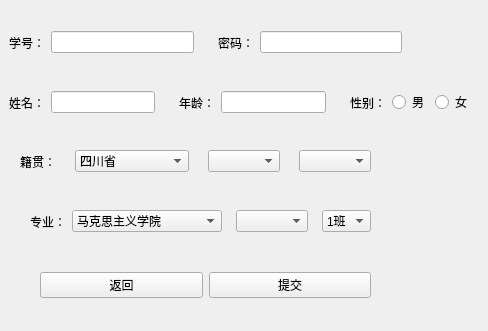
<?xml version="1.0" encoding="UTF-8"?>
<ui version="4.0">
 <class>AddStudent</class>
 <widget class="QWidget" name="AddStudent">
  <property name="geometry">
   <rect>
    <x>0</x>
    <y>0</y>
    <width>488</width>
    <height>331</height>
   </rect>
  </property>
  <property name="windowTitle">
   <string>Form</string>
  </property>
  <widget class="QWidget" name="widget_5" native="true">
   <property name="geometry">
    <rect>
     <x>20</x>
     <y>140</y>
     <width>351</width>
     <height>43</height>
    </rect>
   </property>
   <layout class="QHBoxLayout" name="horizontalLayout_5">
    <item>
     <widget class="QLabel" name="label_5">
      <property name="text">
       <string>籍贯：</string>
      </property>
     </widget>
    </item>
    <item>
     <spacer name="horizontalSpacer_3">
      <property name="orientation">
       <enum>Qt::Horizontal</enum>
      </property>
      <property name="sizeHint" stdset="0">
       <size>
        <width>40</width>
        <height>20</height>
       </size>
      </property>
     </spacer>
    </item>
    <item>
     <widget class="QComboBox" name="comboBox_province">
      <item>
       <property name="text">
        <string>四川省</string>
       </property>
      </item>
      <item>
       <property name="text">
        <string>北京市</string>
       </property>
      </item>
      <item>
       <property name="text">
        <string>上海市</string>
       </property>
      </item>
      <item>
       <property name="text">
        <string>广西壮族自治区</string>
       </property>
      </item>
      <item>
       <property name="text">
        <string>广东省</string>
       </property>
      </item>
     </widget>
    </item>
    <item>
     <spacer name="horizontalSpacer_4">
      <property name="orientation">
       <enum>Qt::Horizontal</enum>
      </property>
      <property name="sizeHint" stdset="0">
       <size>
        <width>40</width>
        <height>20</height>
       </size>
      </property>
     </spacer>
    </item>
    <item>
     <widget class="QComboBox" name="comboBox_city"/>
    </item>
    <item>
     <spacer name="horizontalSpacer_5">
      <property name="orientation">
       <enum>Qt::Horizontal</enum>
      </property>
      <property name="sizeHint" stdset="0">
       <size>
        <width>40</width>
        <height>20</height>
       </size>
      </property>
     </spacer>
    </item>
    <item>
     <widget class="QComboBox" name="comboBox_county"/>
    </item>
   </layout>
  </widget>
  <widget class="QWidget" name="widget_6" native="true">
   <property name="geometry">
    <rect>
     <x>30</x>
     <y>200</y>
     <width>341</width>
     <height>43</height>
    </rect>
   </property>
   <layout class="QHBoxLayout" name="horizontalLayout_6">
    <item>
     <widget class="QLabel" name="label_6">
      <property name="text">
       <string>专业：</string>
      </property>
     </widget>
    </item>
    <item>
     <widget class="QComboBox" name="comboBox_college">
      <item>
       <property name="text">
        <string>马克思主义学院</string>
       </property>
      </item>
      <item>
       <property name="text">
        <string>管理学院</string>
       </property>
      </item>
      <item>
       <property name="text">
        <string>计算机与软件工程学院</string>
       </property>
      </item>
      <item>
       <property name="text">
        <string>理学院</string>
       </property>
      </item>
      <item>
       <property name="text">
        <string>外国语学院</string>
       </property>
      </item>
     </widget>
    </item>
    <item>
     <spacer name="horizontalSpacer_6">
      <property name="orientation">
       <enum>Qt::Horizontal</enum>
      </property>
      <property name="sizeHint" stdset="0">
       <size>
        <width>40</width>
        <height>20</height>
       </size>
      </property>
     </spacer>
    </item>
    <item>
     <spacer name="horizontalSpacer">
      <property name="orientation">
       <enum>Qt::Horizontal</enum>
      </property>
      <property name="sizeHint" stdset="0">
       <size>
        <width>40</width>
        <height>20</height>
       </size>
      </property>
     </spacer>
    </item>
    <item>
     <widget class="QComboBox" name="comboBox_major"/>
    </item>
    <item>
     <spacer name="horizontalSpacer_2">
      <property name="orientation">
       <enum>Qt::Horizontal</enum>
      </property>
      <property name="sizeHint" stdset="0">
       <size>
        <width>40</width>
        <height>20</height>
       </size>
      </property>
     </spacer>
    </item>
    <item>
     <spacer name="horizontalSpacer_7">
      <property name="orientation">
       <enum>Qt::Horizontal</enum>
      </property>
      <property name="sizeHint" stdset="0">
       <size>
        <width>40</width>
        <height>20</height>
       </size>
      </property>
     </spacer>
    </item>
    <item>
     <widget class="QComboBox" name="comboBox_class">
      <item>
       <property name="text">
        <string>1班</string>
       </property>
      </item>
      <item>
       <property name="text">
        <string>2班</string>
       </property>
      </item>
      <item>
       <property name="text">
        <string>3班</string>
       </property>
      </item>
      <item>
       <property name="text">
        <string>4班</string>
       </property>
      </item>
      <item>
       <property name="text">
        <string>5班</string>
       </property>
      </item>
     </widget>
    </item>
   </layout>
  </widget>
  <widget class="QWidget" name="widget_7" native="true">
   <property name="geometry">
    <rect>
     <x>40</x>
     <y>260</y>
     <width>331</width>
     <height>50</height>
    </rect>
   </property>
   <layout class="QHBoxLayout" name="horizontalLayout_7">
    <item>
     <widget class="QPushButton" name="pushButton_2">
      <property name="text">
       <string>返回</string>
      </property>
     </widget>
    </item>
    <item>
     <widget class="QPushButton" name="pushButton_submit">
      <property name="text">
       <string>提交</string>
      </property>
     </widget>
    </item>
   </layout>
  </widget>
  <widget class="QWidget" name="widget_9" native="true">
   <property name="geometry">
    <rect>
     <x>0</x>
     <y>70</y>
     <width>481</width>
     <height>65</height>
    </rect>
   </property>
   <layout class="QHBoxLayout" name="horizontalLayout_9">
    <item>
     <widget class="QWidget" name="widget_2" native="true">
      <layout class="QHBoxLayout" name="horizontalLayout_2">
       <item>
        <widget class="QLabel" name="label_2">
         <property name="text">
          <string>姓名：</string>
         </property>
        </widget>
       </item>
       <item>
        <widget class="QLineEdit" name="lineEdit_name"/>
       </item>
      </layout>
     </widget>
    </item>
    <item>
     <widget class="QWidget" name="widget_3" native="true">
      <layout class="QHBoxLayout" name="horizontalLayout_3">
       <item>
        <widget class="QLabel" name="label_3">
         <property name="text">
          <string>年龄：</string>
         </property>
        </widget>
       </item>
       <item>
        <widget class="QLineEdit" name="lineEdit_age"/>
       </item>
      </layout>
     </widget>
    </item>
    <item>
     <widget class="QWidget" name="widget_4" native="true">
      <layout class="QHBoxLayout" name="horizontalLayout_4">
       <item>
        <widget class="QLabel" name="label_4">
         <property name="text">
          <string>性别：</string>
         </property>
        </widget>
       </item>
       <item>
        <widget class="QRadioButton" name="radioButton_man">
         <property name="text">
          <string>男</string>
         </property>
        </widget>
       </item>
       <item>
        <widget class="QRadioButton" name="radioButton_woman">
         <property name="text">
          <string>女</string>
         </property>
        </widget>
       </item>
      </layout>
     </widget>
    </item>
   </layout>
  </widget>
  <widget class="QWidget" name="widget_10" native="true">
   <property name="geometry">
    <rect>
     <x>0</x>
     <y>10</y>
     <width>411</width>
     <height>65</height>
    </rect>
   </property>
   <layout class="QHBoxLayout" name="horizontalLayout_10">
    <item>
     <widget class="QWidget" name="widget" native="true">
      <layout class="QHBoxLayout" name="horizontalLayout">
       <item>
        <widget class="QLabel" name="label">
         <property name="text">
          <string>学号：</string>
         </property>
        </widget>
       </item>
       <item>
        <widget class="QLineEdit" name="lineEdit_id"/>
       </item>
      </layout>
     </widget>
    </item>
    <item>
     <widget class="QWidget" name="widget_8" native="true">
      <layout class="QHBoxLayout" name="horizontalLayout_8">
       <item>
        <widget class="QLabel" name="label_7">
         <property name="text">
          <string>密码：</string>
         </property>
        </widget>
       </item>
       <item>
        <widget class="QLineEdit" name="lineEdit_pass"/>
       </item>
      </layout>
     </widget>
    </item>
   </layout>
  </widget>
 </widget>
 <resources/>
 <connections/>
</ui>
